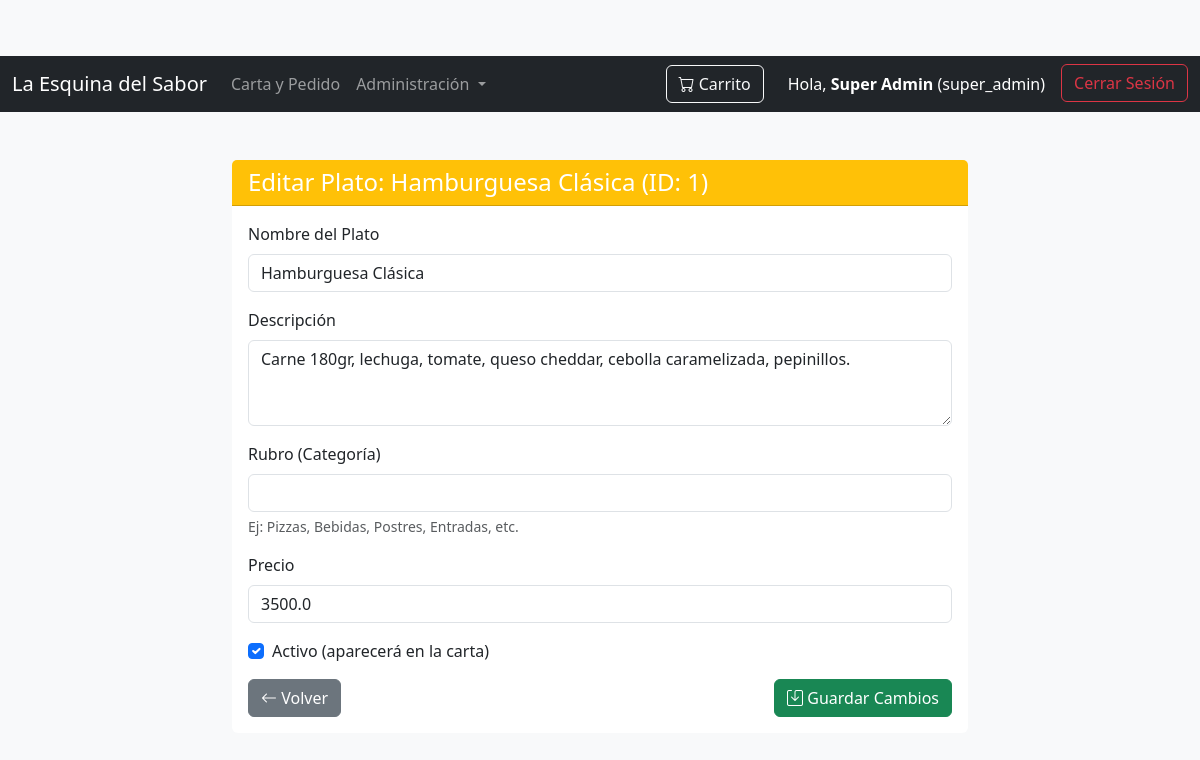
Screenshot of /gestion/catalogo/editar/1 (signed in) with the database file from the repository.
### tables this page shows
CREATE TABLE roles (
            id_rol INTEGER PRIMARY KEY AUTOINCREMENT,
            nombre_rol TEXT NOT NULL UNIQUE
        );

CREATE TABLE platos (
            id_plato INTEGER PRIMARY KEY AUTOINCREMENT,
            nombre TEXT NOT NULL,
            descripcion TEXT,
            precio REAL NOT NULL,
            activo INTEGER DEFAULT 1,
            id_empresa INTEGER, rubro TEXT,
            FOREIGN KEY(id_empresa) REFERENCES empresas(id_empresa)
        );

### app.py (the view, shortened to what this page needs)
@app.route('/gestion/catalogo/editar/<int:id_plato>', methods=['GET', 'POST'])
@login_required
def editar_plato(id_plato):
    if not (current_user.has_role('super_admin') or current_user.has_role('admin_empresa')):
        flash("No tienes permiso para realizar esta acción.", "danger")
        return redirect(url_for('gestion_catalogo'))
    conn = conectar_db()
    cursor = conn.cursor()
    base_query = "SELECT id_plato, nombre, descripcion, precio, activo, id_empresa, rubro FROM platos"
    where_conditions = ["id_plato = ?"]
    query_params = [id_plato]
    company_conditions, company_params = get_company_filter_conditions_and_params()
    where_conditions.extend(company_conditions)
    query_params.extend(company_params)
    final_query = base_query + " WHERE " + " AND ".join(where_conditions)
    cursor.execute(final_query, query_params)
    plato = cursor.fetchone()
    conn.close()
    if not plato:
        flash("Plato no encontrado o no tienes permiso para editarlo.", "danger")
        return redirect(url_for('gestion_catalogo'))
    return render_template('editar_plato.html', plato=plato, request_form=plato)

### app.py (called while the page is built, shortened)
def conectar_db():
    conn = sqlite3.connect(DB_NAME)
    conn.row_factory = sqlite3.Row # Permite acceder a las columnas por nombre
    return conn

@login_manager.user_loader
def load_user(user_id):
    conn = conectar_db()
    cursor = conn.cursor()
    cursor.execute("""
        SELECT u.id_usuario, u.email, u.password, u.nombre, u.apellido,
               u.id_rol, u.id_empresa, u.activo, u.primer_login_requerido,
               r.nombre_rol
        FROM usuarios u
        JOIN roles r ON u.id_rol = r.id_rol
        WHERE u.id_usuario = ?
    """, (user_id,))
    user_data = cursor.fetchone()
    conn.close()
    if user_data:
        return Usuario(
            user_data['id_usuario'],
            user_data['email'],
            user_data['password'],
            user_data['nombre'],
            user_data['apellido'],
            user_data['id_rol'],
            user_data['id_empresa'],
            user_data['activo'],
            user_data['primer_login_requerido'],
            user_data['nombre_rol']
        )
    return None

def get_company_filter_conditions_and_params(table_alias=''):
    conditions = []
    params = []
    return conditions, params

    def get_full_name(self):
        return f"{self.nombre} {self.apellido}"

    def has_role(self, role_name):
        return self.nombre_rol == role_name

### templates/editar_plato.html (shortened to what this page needs)
{% extends "base.html" %}
{% block content %}
<div class="row justify-content-center">
    <div class="col-md-8">
        <div class="card mt-4">
            <div class="card-header bg-warning text-white">
                <h4 class="mb-0">Editar Plato: {{ plato.nombre }} (ID: {{ plato.id_plato }})</h4>
            </div>
            <div class="card-body">
                <form action="{{ url_for('editar_plato', id_plato=plato.id_plato) }}" method="POST">
                    <div class="mb-3">
                        <label for="nombre" class="form-label">Nombre del Plato</label>
                        <input type="text" class="form-control" id="nombre" name="nombre" value="{{ request_form.nombre if request_form.nombre else plato.nombre }}" required>
                    </div>
                    <div class="mb-3">
                        <label for="descripcion" class="form-label">Descripción</label>
                        <textarea class="form-control" id="descripcion" name="descripcion" rows="3">{{ request_form.descripcion if request_form.descripcion else plato.descripcion }}</textarea>
                    </div>
                    <div class="mb-3">
                        <label for="rubro" class="form-label">Rubro (Categoría)</label>
                        <input type="text" class="form-control" id="rubro" name="rubro" value="{{ request_form.rubro if request_form.rubro else plato.rubro if plato.rubro else '' }}">
                        <div class="form-text">Ej: Pizzas, Bebidas, Postres, Entradas, etc.</div>
                    </div>
                    <div class="mb-3">
                        <label for="precio" class="form-label">Precio</label>
                        <input type="number" step="0.01" class="form-control" id="precio" name="precio" value="{{ request_form.precio if request_form.precio else plato.precio }}" required>
                    </div>
                    <div class="form-check mb-3">
                        <input class="form-check-input" type="checkbox" id="activo" name="activo"
                        {% if request_form.activo is defined %}
                            {% if request_form.activo %}checked{% endif %}
                        {% else %}
                            {% if plato.activo %}checked{% endif %}
                        {% endif %}>
                        <label class="form-check-label" for="activo">
                            Activo (aparecerá en la carta)
                        </label>
                    </div>
                    <div class="d-flex justify-content-between">
                        <a href="{{ url_for('gestion_catalogo') }}" class="btn btn-secondary"><i class="bi bi-arrow-left"></i> Volver</a>
                        <button type="submit" class="btn btn-success">
                            <i class="bi bi-save"></i> Guardar Cambios
                        </button>
                    </div>
                </form>
            </div>
        </div>
    </div>
</div>
{% endblock %}

### templates/base.html (shortened to what this page needs)
<!doctype html>
<html lang="es">
<head>
    <link href="https://cdn.jsdelivr.net/npm/bootstrap@5.3.3/dist/css/bootstrap.min.css" rel="stylesheet">
    <link rel="stylesheet" href="https://cdn.jsdelivr.net/npm/bootstrap-icons@1.11.3/font/bootstrap-icons.min.css">
    <link rel="stylesheet" href="{{ url_for('static', filename='css/style.css') }}">
</head>
<body>
    <nav class="navbar navbar-expand-lg navbar-dark bg-dark">
        <div class="container-fluid">
            <a class="navbar-brand" href="{{ url_for('index') }}">La Esquina del Sabor</a>
            <div class="collapse navbar-collapse" id="navbarNav">
                <ul class="navbar-nav me-auto mb-2 mb-lg-0">
                    <li class="nav-item">
                        <a class="nav-link" href="{{ url_for('hacer_pedido') }}">Carta y Pedido</a>
                    </li>
                    {% if current_user.is_authenticated and (current_user.has_role('super_admin') or current_user.has_role('admin_empresa') or current_user.has_role('empleado')) %}
                        <li class="nav-item dropdown">
                            <a class="nav-link dropdown-toggle" href="#" id="navbarDropdownAdmin" role="button" data-bs-toggle="dropdown" aria-expanded="false">
                                Administración
                            </a>
                        </li>
                    {% endif %}
                </ul>
                <div class="d-flex align-items-center">
                    <a class="btn btn-outline-light position-relative me-3" href="{{ url_for('hacer_pedido') }}">
                        <i class="bi bi-cart"></i> Carrito
                    </a>
                    <ul class="navbar-nav">
                        {% if current_user.is_authenticated %}
                            <li class="nav-item me-2">
                                <span class="nav-link text-white">Hola, <strong>{{ current_user.get_full_name() }}</strong> ({{ current_user.nombre_rol }})</span>
                            </li>
                            <li class="nav-item">
                                <a class="btn btn-outline-danger" href="{{ url_for('logout') }}">Cerrar Sesión</a>
                            </li>
                        {% else %}
                            <li class="nav-item">
                                <a class="btn btn-outline-success" href="{{ url_for('login') }}">Iniciar Sesión</a>
                            </li>
                        {% endif %}
                    </ul>
                </div>
            </div>
        </div>
    </nav>
    <div class="container mt-4">
        {% block content %}{% endblock %}
    </div>
</body>
</html>

### static/css/style.css (style rules this page uses)
body { padding-top: 56px; background-color: #f8f9fa; }
.card { border: none; transition: transform 0.2s ease-in-out, box-shadow 0.2s ease-in-out; }

### rows the page displays
roles: nombre_rol "super_admin"
platos: nombre "Hamburguesa Clásica", id_plato "1", descripcion "Carne 180gr, lechuga, tomate, queso cheddar, cebolla caramelizada, pepinillos.", precio "3500.0", activo "☑"

### other values shown
{{ current_user.get_full_name() }} "Super Admin"
